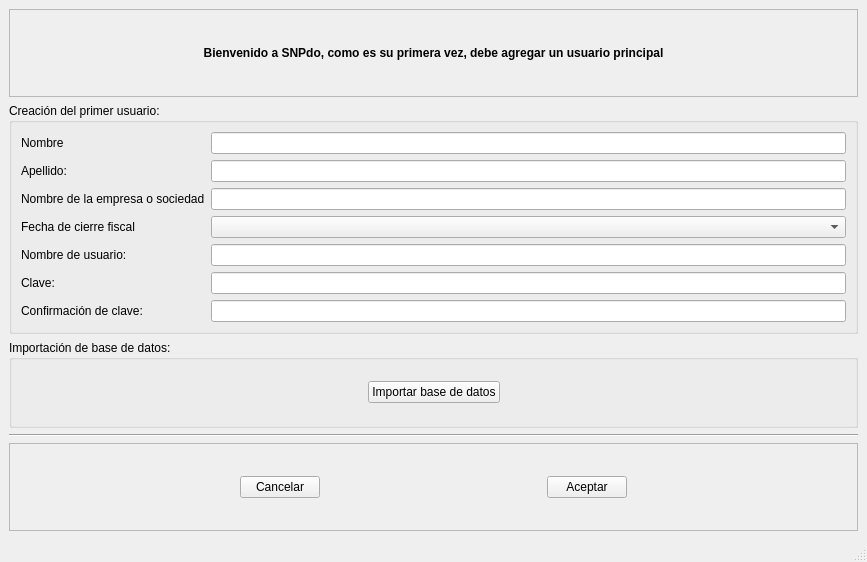
<?xml version="1.0" encoding="UTF-8"?>
<ui version="4.0">
 <class>MainWindow</class>
 <widget class="QMainWindow" name="MainWindow">
  <property name="windowModality">
   <enum>Qt::ApplicationModal</enum>
  </property>
  <property name="geometry">
   <rect>
    <x>0</x>
    <y>0</y>
    <width>867</width>
    <height>562</height>
   </rect>
  </property>
  <property name="windowTitle">
   <string>Creación usuario principal</string>
  </property>
  <widget class="QWidget" name="centralwidget">
   <layout class="QVBoxLayout" name="verticalLayout">
    <item>
     <widget class="QFrame" name="frame">
      <property name="frameShape">
       <enum>QFrame::StyledPanel</enum>
      </property>
      <property name="frameShadow">
       <enum>QFrame::Raised</enum>
      </property>
      <layout class="QHBoxLayout" name="horizontalLayout">
       <item>
        <widget class="QLabel" name="label_6">
         <property name="text">
          <string>&lt;html&gt;&lt;head/&gt;&lt;body&gt;&lt;p align=&quot;center&quot;&gt;&lt;span style=&quot; font-weight:600;&quot;&gt;Bienvenido a SNPdo, como es su primera vez, debe agregar un usuario principal&lt;/span&gt;&lt;/p&gt;&lt;/body&gt;&lt;/html&gt;</string>
         </property>
        </widget>
       </item>
      </layout>
     </widget>
    </item>
    <item>
     <widget class="QGroupBox" name="groupBox">
      <property name="title">
       <string>Creación del primer usuario:</string>
      </property>
      <layout class="QVBoxLayout" name="verticalLayout_2">
       <item>
        <layout class="QFormLayout" name="formLayout">
         <item row="0" column="0">
          <widget class="QLabel" name="label">
           <property name="text">
            <string>Nombre</string>
           </property>
          </widget>
         </item>
         <item row="1" column="0">
          <widget class="QLabel" name="label_2">
           <property name="text">
            <string>Apellido:</string>
           </property>
          </widget>
         </item>
         <item row="4" column="0">
          <widget class="QLabel" name="label_3">
           <property name="text">
            <string>Nombre de usuario:</string>
           </property>
          </widget>
         </item>
         <item row="5" column="0">
          <widget class="QLabel" name="label_4">
           <property name="text">
            <string>Clave:</string>
           </property>
          </widget>
         </item>
         <item row="6" column="0">
          <widget class="QLabel" name="label_5">
           <property name="text">
            <string>Confirmación de clave:</string>
           </property>
          </widget>
         </item>
         <item row="0" column="1">
          <widget class="QLineEdit" name="nombre">
           <property name="toolTip">
            <string>&lt;html&gt;&lt;head/&gt;&lt;body&gt;&lt;p&gt;Ingrese su nombre&lt;/p&gt;&lt;/body&gt;&lt;/html&gt;</string>
           </property>
          </widget>
         </item>
         <item row="1" column="1">
          <widget class="QLineEdit" name="apellido">
           <property name="toolTip">
            <string>&lt;html&gt;&lt;head/&gt;&lt;body&gt;&lt;p&gt;Ingrese su apellido&lt;/p&gt;&lt;/body&gt;&lt;/html&gt;</string>
           </property>
          </widget>
         </item>
         <item row="4" column="1">
          <widget class="QLineEdit" name="usuario">
           <property name="toolTip">
            <string>&lt;html&gt;&lt;head/&gt;&lt;body&gt;&lt;p&gt;Indique un nombre de usuario, por ejemplo, si usted se llama Pedro Luis Rosario Martinez, un posible nombre de usuario sería plrm. El nombre de usuario distingue entre mayúsculas y minúsculas. Por ejemplo, plrm no es lo mismo que PLRM. Este campo máximo usa 8 digitos y no acepta espacios en blanco.&lt;/p&gt;&lt;/body&gt;&lt;/html&gt;</string>
           </property>
          </widget>
         </item>
         <item row="5" column="1">
          <widget class="QLineEdit" name="clave1">
           <property name="toolTip">
            <string>&lt;html&gt;&lt;head/&gt;&lt;body&gt;&lt;p&gt;Coloque una clave que contenga entre 4 y 8 dígitos. La clave distingue entre mayúsculas y minúsculas. Este campo no acepta espacios en blanco.&lt;/p&gt;&lt;/body&gt;&lt;/html&gt;</string>
           </property>
          </widget>
         </item>
         <item row="6" column="1">
          <widget class="QLineEdit" name="clave2">
           <property name="toolTip">
            <string>&lt;html&gt;&lt;head/&gt;&lt;body&gt;&lt;p&gt;Confirme la clave anterior.&lt;/p&gt;&lt;/body&gt;&lt;/html&gt;</string>
           </property>
          </widget>
         </item>
         <item row="2" column="0">
          <widget class="QLabel" name="label_7">
           <property name="text">
            <string>Nombre de la empresa o sociedad</string>
           </property>
          </widget>
         </item>
         <item row="2" column="1">
          <widget class="QLineEdit" name="nombre_empresa">
           <property name="toolTip">
            <string>&lt;html&gt;&lt;head/&gt;&lt;body&gt;&lt;p&gt;Indique el nombre de la sociedad que va a hacer uso del programa, este valor es obligatorio para empezar pero puede ser editado más adelante de ser necesario.&lt;/p&gt;&lt;/body&gt;&lt;/html&gt;</string>
           </property>
          </widget>
         </item>
         <item row="3" column="0">
          <widget class="QLabel" name="label_8">
           <property name="text">
            <string>Fecha de cierre fiscal</string>
           </property>
          </widget>
         </item>
         <item row="3" column="1">
          <widget class="QComboBox" name="cierre_fiscal">
           <property name="toolTip">
            <string>&lt;html&gt;&lt;head/&gt;&lt;body&gt;&lt;p&gt;Campo obligatorio. Puede ser editado más adelante.&lt;/p&gt;&lt;p&gt;&lt;span style=&quot; font-weight:600;&quot;&gt;Personas Jurídicas:&lt;/span&gt;&lt;/p&gt;&lt;p&gt;La fecha de cierre de las entidades jurídicas es establecida por el consejo directivo (accionistas) en los estatutos constitutivos de la entidad, observando las disposiciones del Art. 300 el Código Tributario. Las fechas de cierre que la sociedad puede seleccionar son:&lt;/p&gt;&lt;p&gt;-31 de diciembre&lt;/p&gt;&lt;p&gt;-31 de marzo&lt;/p&gt;&lt;p&gt;-30 de junio&lt;/p&gt;&lt;p&gt;-30 de septiembre.&lt;/p&gt;&lt;p&gt;&lt;span style=&quot; font-weight:600;&quot;&gt;Personas físicas y Fideicomisos:&lt;/span&gt;&lt;/p&gt;&lt;p&gt;La fecha de cierre de las personas físicas y fideicomisos es el 31 de diciembre.&lt;/p&gt;&lt;/body&gt;&lt;/html&gt;</string>
           </property>
           <item>
            <property name="text">
             <string/>
            </property>
           </item>
           <item>
            <property name="text">
             <string>31 DE DICIEMBRE</string>
            </property>
           </item>
           <item>
            <property name="text">
             <string>31 DE MARZO</string>
            </property>
           </item>
           <item>
            <property name="text">
             <string>30 DE JUNIO</string>
            </property>
           </item>
           <item>
            <property name="text">
             <string>30 DE SEPTIEMBRE</string>
            </property>
           </item>
          </widget>
         </item>
        </layout>
       </item>
      </layout>
     </widget>
    </item>
    <item>
     <widget class="QGroupBox" name="groupBox_2">
      <property name="title">
       <string>Importación de base de datos:</string>
      </property>
      <layout class="QHBoxLayout" name="horizontalLayout_3">
       <item>
        <spacer name="horizontalSpacer_4">
         <property name="orientation">
          <enum>Qt::Horizontal</enum>
         </property>
         <property name="sizeHint" stdset="0">
          <size>
           <width>292</width>
           <height>20</height>
          </size>
         </property>
        </spacer>
       </item>
       <item>
        <widget class="QPushButton" name="importarBD">
         <property name="toolTip">
          <string>&lt;html&gt;&lt;head/&gt;&lt;body&gt;&lt;p&gt;Presiones este botón si desea importar una base de datos en vez de crear una nueva empresa.&lt;/p&gt;&lt;/body&gt;&lt;/html&gt;</string>
         </property>
         <property name="text">
          <string>Importar base de datos</string>
         </property>
        </widget>
       </item>
       <item>
        <spacer name="horizontalSpacer_5">
         <property name="orientation">
          <enum>Qt::Horizontal</enum>
         </property>
         <property name="sizeHint" stdset="0">
          <size>
           <width>291</width>
           <height>20</height>
          </size>
         </property>
        </spacer>
       </item>
      </layout>
     </widget>
    </item>
    <item>
     <widget class="Line" name="line">
      <property name="orientation">
       <enum>Qt::Horizontal</enum>
      </property>
     </widget>
    </item>
    <item>
     <widget class="QFrame" name="frame_2">
      <property name="frameShape">
       <enum>QFrame::StyledPanel</enum>
      </property>
      <property name="frameShadow">
       <enum>QFrame::Raised</enum>
      </property>
      <layout class="QHBoxLayout" name="horizontalLayout_2">
       <item>
        <spacer name="horizontalSpacer">
         <property name="orientation">
          <enum>Qt::Horizontal</enum>
         </property>
         <property name="sizeHint" stdset="0">
          <size>
           <width>61</width>
           <height>20</height>
          </size>
         </property>
        </spacer>
       </item>
       <item>
        <widget class="QPushButton" name="cancelar">
         <property name="toolTip">
          <string>&lt;html&gt;&lt;head/&gt;&lt;body&gt;&lt;p&gt;Cierra la ventana actual y detiene la ejecución del programa&lt;/p&gt;&lt;/body&gt;&lt;/html&gt;</string>
         </property>
         <property name="text">
          <string>Cancelar</string>
         </property>
        </widget>
       </item>
       <item>
        <spacer name="horizontalSpacer_2">
         <property name="orientation">
          <enum>Qt::Horizontal</enum>
         </property>
         <property name="sizeHint" stdset="0">
          <size>
           <width>61</width>
           <height>20</height>
          </size>
         </property>
        </spacer>
       </item>
       <item>
        <widget class="QPushButton" name="aceptar">
         <property name="toolTip">
          <string>&lt;html&gt;&lt;head/&gt;&lt;body&gt;&lt;p&gt;Guarda la información del usuario.&lt;/p&gt;&lt;/body&gt;&lt;/html&gt;</string>
         </property>
         <property name="text">
          <string>Aceptar</string>
         </property>
        </widget>
       </item>
       <item>
        <spacer name="horizontalSpacer_3">
         <property name="orientation">
          <enum>Qt::Horizontal</enum>
         </property>
         <property name="sizeHint" stdset="0">
          <size>
           <width>61</width>
           <height>20</height>
          </size>
         </property>
        </spacer>
       </item>
      </layout>
     </widget>
    </item>
   </layout>
  </widget>
  <widget class="QMenuBar" name="menubar">
   <property name="geometry">
    <rect>
     <x>0</x>
     <y>0</y>
     <width>867</width>
     <height>21</height>
    </rect>
   </property>
  </widget>
  <widget class="QStatusBar" name="statusbar"/>
 </widget>
 <tabstops>
  <tabstop>nombre</tabstop>
  <tabstop>apellido</tabstop>
  <tabstop>nombre_empresa</tabstop>
  <tabstop>cierre_fiscal</tabstop>
  <tabstop>usuario</tabstop>
  <tabstop>clave1</tabstop>
  <tabstop>clave2</tabstop>
  <tabstop>cancelar</tabstop>
  <tabstop>aceptar</tabstop>
 </tabstops>
 <resources/>
 <connections/>
</ui>
